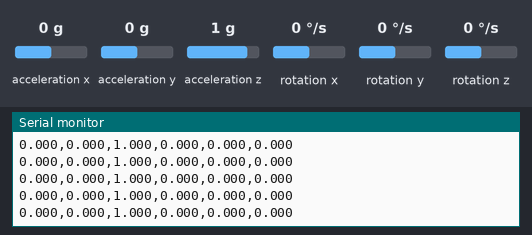
Recording of a sketch running on a simulated nRF52 board. Parts: the last lines printed to the serial monitor. The test bench sets the inputs (shaded band); at power-on: acceleration x 0 g, acceleration y 0 g, acceleration z 1 g, rotation x 0 °/s, rotation y 0 °/s, rotation z 0 °/s. A phone connects over Bluetooth LE 3 s after start.

Above: at 2.2 s.
2.3 s: acceleration x set to -1.4 g
At 2.35 s:
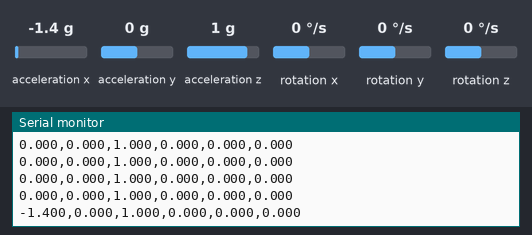
3.8 s: acceleration y set to -1.4 g
At 3.83 s:
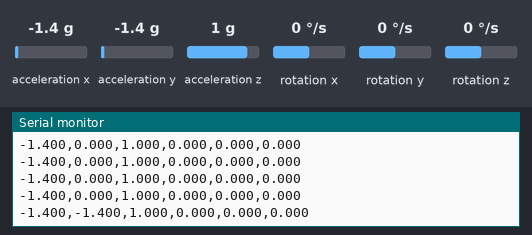
5.3 s: acceleration z set to -1.4 g
At 5.33 s:
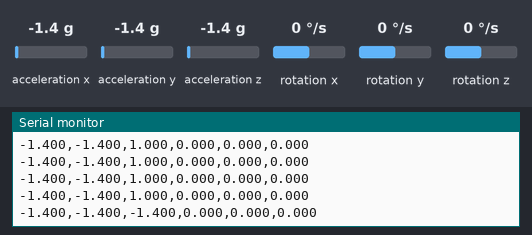
6.8 s: rotation x set to -192 °/s
At 6.82 s:
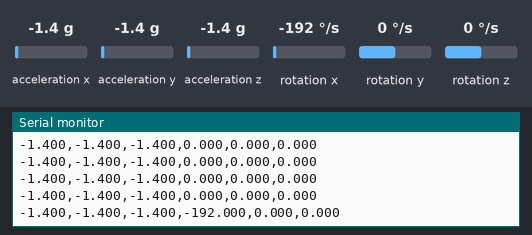
8.3 s: rotation y set to -192 °/s
At 8.31 s:
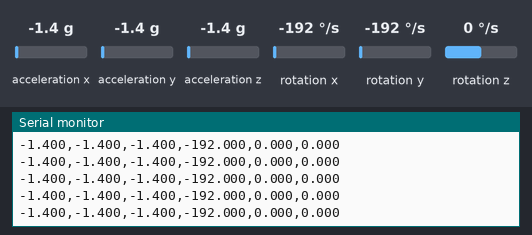

Measured:
- after the input at 2.3 s, the serial monitor: prints a new line at once (image 1)
- after the input at 3.8 s, the serial monitor: prints a new line at once (image 2)
- after the input at 5.3 s, the serial monitor: prints a new line at once (image 3)
- after the input at 6.8 s, the serial monitor: prints a new line at once (image 4)

The sketch:

sketch_jul3a.ino
```cpp
#include <Arduino.h>
#include <bluefruit.h>
#include "LSM6DS3.h"
#include "Wire.h"

LSM6DS3 imu(I2C_MODE, 0x6A);
BLEUart bleuart;

void setup() {
  Serial.begin(115200);
  delay(1000);

  if (imu.begin() != 0) {
    Serial.println("IMU init failed!");
    while (1);
  }
  Serial.println("IMU ready");

  Bluefruit.begin();
  Bluefruit.setName("XIAO-IMU");
  Bluefruit.setTxPower(4);

  bleuart.begin();
  bleuart.bufferTXD(true);

  Bluefruit.Advertising.addFlags(BLE_GAP_ADV_FLAGS_LE_ONLY_GENERAL_DISC_MODE);
  Bluefruit.Advertising.addTxPower();
  Bluefruit.Advertising.addService(bleuart);
  Bluefruit.ScanResponse.addName();
  Bluefruit.Advertising.restartOnDisconnect(true);
  Bluefruit.Advertising.setInterval(32, 244);
  Bluefruit.Advertising.setFastTimeout(30);
  Bluefruit.Advertising.start(0);

  Serial.println("READY");
}

void loop() {
  float ax = imu.readFloatAccelX();
  float ay = imu.readFloatAccelY();
  float az = imu.readFloatAccelZ();
  float gx = imu.readFloatGyroX();
  float gy = imu.readFloatGyroY();
  float gz = imu.readFloatGyroZ();

  // Always output to Serial for wired debugging
  Serial.print(ax, 3); Serial.print(",");
  Serial.print(ay, 3); Serial.print(",");
  Serial.print(az, 3); Serial.print(",");
  Serial.print(gx, 3); Serial.print(",");
  Serial.print(gy, 3); Serial.print(",");
  Serial.println(gz, 3);

  // Also send over BLE if connected
  if (Bluefruit.connected()) {
    String data = String(ax, 3) + "," + String(ay, 3) + "," + String(az, 3) + "," +
                  String(gx, 3) + "," + String(gy, 3) + "," + String(gz, 3) + "\n";
    size_t written = bleuart.write(data.c_str(), data.length());
    bleuart.flushTXD();

    if (written == 0) {
      Serial.println("BLE notify not enabled or write failed");
    }
  }

  delay(50);
}
```
